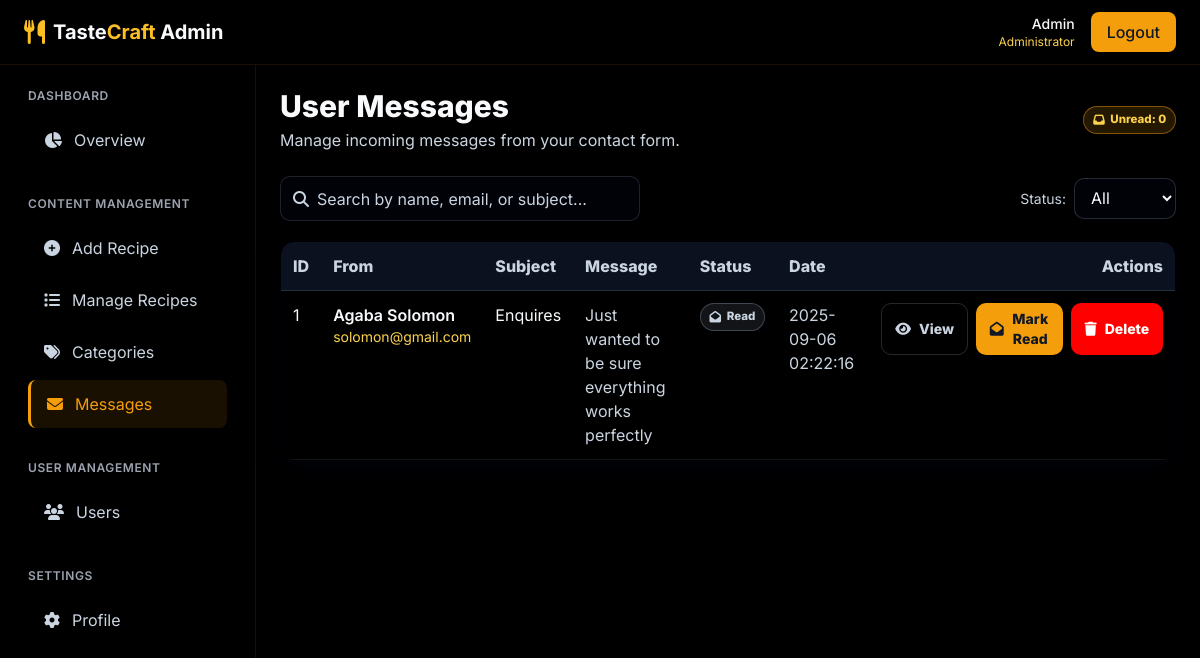
Page /admin/messages.php (signed in) on the committed database.
### tables this page shows
CREATE TABLE `messages` (
  `id` int(11) NOT NULL,
  `user_id` int(10) UNSIGNED DEFAULT NULL,
  `name` varchar(150) NOT NULL,
  `email` varchar(150) NOT NULL,
  `subject` varchar(255) NOT NULL,
  `message` text NOT NULL,
  `status` enum('unread','read') DEFAULT 'unread',
  `created_at` timestamp NOT NULL DEFAULT current_timestamp()
);

### admin/messages.php (the view, shortened to what this page needs)
<?php
$db = new Database();
$pdo = $db->getConnection();
$messages = $pdo->query("SELECT * FROM messages ORDER BY created_at DESC")->fetchAll(PDO::FETCH_ASSOC);
$unreadCount = (int)$pdo->query("SELECT COUNT(*) FROM messages WHERE status='unread'")->fetchColumn();
?>
<div class="flex items-center justify-between mb-6">
  <div>
    <h1 class="text-2xl md:text-3xl font-extrabold page-head mb-1">User Messages</h1>
    <p class="subtext">Manage incoming messages from your contact form.</p>
  </div>
  <div class="flex items-center gap-2">
    <span class="badge badge-unread"><i class="fas fa-inbox"></i> Unread: <?= (int)$unreadCount ?></span>
  </div>
</div>
<div class="flex flex-col md:flex-row md:items-center md:justify-between gap-3 mb-5">
  <div class="search-box">
    <i class="fas fa-search" style="color: var(--text-secondary);"></i>
    <input id="searchMessages" type="text" placeholder="Search by name, email, or subject...">
  </div>
  <div class="flex items-center gap-2">
    <label for="statusFilter" class="subtext text-sm">Status:</label>
    <select id="statusFilter" class="select">
      <option value="all">All</option>
    </select>
  </div>
</div>
<div class="card overflow-hidden">
  <div class="table-wrap">
    <table>
      <thead>
        <tr>
          <th class="p-3">ID</th>
          <th class="p-3">From</th>
          <th class="p-3">Subject</th>
          <th class="p-3">Message</th>
          <th class="p-3">Status</th>
          <th class="p-3">Date</th>
          <th class="p-3 text-right">Actions</th>
        </tr>
      </thead>
      <tbody id="messagesTable">
        <?php if (empty($messages)): ?>
          <tr>
            <td colspan="7" class="p-8 text-center" style="color: var(--text-secondary);">
              <i class="fas fa-inbox text-3xl mb-2 opacity-60"></i><br>
              No messages yet.
            </td>
          </tr>
        <?php else: ?>
          <?php foreach ($messages as $msg): ?>
            <?php
              $isUnread = strtolower($msg['status'] ?? '') !== 'read';
              $snippet = mb_substr($msg['message'] ?? '', 0, 120) . (mb_strlen($msg['message'] ?? '') > 120 ? '…' : '');
            ?>
            <tr class="hover:bg-gray-700"
                data-name="<?= htmlspecialchars(mb_strtolower($msg['name'] ?? ''), ENT_QUOTES) ?>"
                data-email="<?= htmlspecialchars(mb_strtolower($msg['email'] ?? ''), ENT_QUOTES) ?>"
                data-subject="<?= htmlspecialchars(mb_strtolower($msg['subject'] ?? ''), ENT_QUOTES) ?>"
                data-status="<?= htmlspecialchars(mb_strtolower($msg['status'] ?? ''), ENT_QUOTES) ?>">
              <td class="p-3"><?= (int)$msg['id'] ?></td>
              <td class="p-3">
                <div class="font-semibold"><?= htmlspecialchars($msg['name']) ?></div>
                <div class="email text-sm"><?= htmlspecialchars($msg['email']) ?></div>
              </td>
              <td class="p-3"><?= htmlspecialchars($msg['subject']) ?></td>
              <td class="p-3 snippet"><?= htmlspecialchars($snippet) ?></td>
              <td class="p-3">
                <span class="badge <?= $isUnread ? 'badge-unread' : 'badge-read' ?>">
                  <i class="fas fa-envelope<?= $isUnread ? '' : '-open' ?>"></i>
                  <?= $isUnread ? 'Unread' : 'Read' ?>
                </span>
              </td>
              <td class="p-3" style="color: var(--text-secondary);"><?= htmlspecialchars($msg['created_at']) ?></td>
              <td class="p-3">
                <div class="flex justify-end gap-2">
                  <button
                    class="btn btn-outline text-sm"
                    data-id="<?= (int)$msg['id'] ?>"
                    data-name="<?= htmlspecialchars($msg['name'], ENT_QUOTES) ?>"
                    data-email="<?= htmlspecialchars($msg['email'], ENT_QUOTES) ?>"
                    data-subject="<?= htmlspecialchars($msg['subject'], ENT_QUOTES) ?>"
                    data-message="<?= htmlspecialchars($msg['message'], ENT_QUOTES) ?>"
                    data-date="<?= htmlspecialchars($msg['created_at'], ENT_QUOTES) ?>"
                    data-status="<?= htmlspecialchars($msg['status'], ENT_QUOTES) ?>"
                    onclick="openViewModal(this)">
                    <i class="fas fa-eye"></i> View
                  </button>
                  <button
                    class="btn btn-primary text-sm flex"
                    <?= $isUnread ? '' : 'disabled' ?>
                    data-id="<?= (int)$msg['id'] ?>"
                    onclick="submitAction('mark_read', this.getAttribute('data-id'))">
                    <i class="fas fa-envelope-open"></i> Mark Read
                  </button>
                  <button
                    class="btn btn-danger text-sm"
                    data-id="<?= (int)$msg['id'] ?>"
                    data-subject="<?= htmlspecialchars($msg['subject'], ENT_QUOTES) ?>"
                    onclick="openDeleteModal(this)">
                    <i class="fas fa-trash"></i> Delete
                  </button>
                </div>
              </td>
            </tr>
          <?php endforeach; ?>
        <?php endif; ?>
      </tbody>
    </table>
  </div>
</div>
<?php
include 'layout.php';
?>

### admin/layout.php (style rules this page uses)
:root { --primary-dark: #000000ff; --primary: #000000ff; --secondary: #f59e0b; --secondary-light: #fcd34d; --accent: #b45309; --text-primary: #f8fafc; --text-secondary: #cbd5e1; --card-bg: rgba(0, 0, 0, 0.8); --hover-bg: rgba(245, 158, 11, 0.1); }
body { background: linear-gradient(135deg, var(--primary-dark), var(--primary)); font-family: 'Inter', sans-serif; min-height: 100vh; color: var(--text-primary); }
.card { background: var(--card-bg); border-radius: 0.75rem; border: 1px solid rgba(245, 158, 11, 0.15); box-shadow: 0 4px 6px -1px rgba(0, 0, 0, 0.1), 0 2px 4px -1px rgba(0, 0, 0, 0.06); }

### admin/messages.php (style rules this page uses)
:root { --primary-dark: #000000ff; --danger-dark: #bd1907ff; --danger: red; --primary: #000000ff; --secondary: #f59e0b; --secondary-light: #fcd34d; --accent: #b45309; --text-primary: #f8fafc; --text-secondary: #cbd5e1; --card-bg: rgba(0, 0, 0, 0.8); --hover-bg: rgba(245, 158, 11, 0.1); --border-soft: rgba(0, 0, 0, 0.25); }
.page-head { color: var(--text-primary); }
.subtext { color: var(--text-secondary); }
.card { background: var(--card-bg); border: 1px solid var(--border-soft); border-radius: 14px; box-shadow: 0 8px 24px rgba(2, 6, 23, 0.35); backdrop-filter: blur(6px); transition: transform .2s ease, box-shadow .2s ease; }
.btn { display: inline-flex; align-items: center; justify-content: center; gap: .5rem; padding: .3rem .8rem; border-radius: 10px; font-weight: 800; border: 1px solid transparent; cursor: pointer; transition: all .15s ease; }
.btn-primary { background: var(--secondary); color: #111827; }
.btn-outline { background: transparent; color: var(--text-secondary); border-color: rgba(148,163,184,.25); }
.btn-danger { background: var(--danger); color: white; }
.badge { display: inline-flex; align-items: center; gap: .35rem; padding: .25rem .55rem; border-radius: 9999px; font-size: .72rem; font-weight: 800; border: 1px solid rgba(148,163,184,.35); }
.badge-unread { background: rgba(245, 158, 11, .15); color: var(--secondary-light); border-color: rgba(245, 158, 11, .45); }
.badge-read { background: rgba(148,163,184,.12); color: var(--text-secondary); }
.search-box { display: flex; align-items: center; gap: .5rem; background: rgba(2, 6, 23, 0.35); border: 1px solid rgba(148,163,184,.2); padding: .6rem .75rem; border-radius: 10px; width: 100%; max-width: 360px; color: var(--text-primary); }
.search-box input { background: transparent; border: none; outline: none; color: var(--text-primary); width: 100%; }
.search-box input::placeholder { color: var(--text-secondary); }
.select { background: rgba(2, 6, 23, 0.35); color: var(--text-primary); border: 1px solid rgba(148,163,184,.25); border-radius: 10px; padding: .55rem .75rem; }
.table-wrap { overflow-x: auto; }
table { width: 100%; border-collapse: separate; border-spacing: 0; color: var(--text-primary); }
thead th { background: rgba(15, 23, 42, 0.75); color: var(--text-secondary); font-weight: 800; text-align: left; padding: .9rem 1rem; border-bottom: 1px solid rgba(148,163,184,.2); white-space: nowrap; position: sticky; top: 0; backdrop-filter: blur(4px); }
tbody td { padding: 1rem; border-bottom: 1px solid rgba(148,163,184,.12); vertical-align: top; }
.snippet { color: var(--text-secondary); max-width: 480px; }
.email { color: var(--secondary-light); }

### rows in the picture
messages: id "1", name "Agaba Solomon", email "solomon@gmail.com", subject "Enquires", message "Just wanted to be sure everything works perfectly", status "Read", created_at "2025-09-06 02:22:16"

### other values in the picture
$_SESSION['user_name'] "Admin"
$unreadCount "0"
